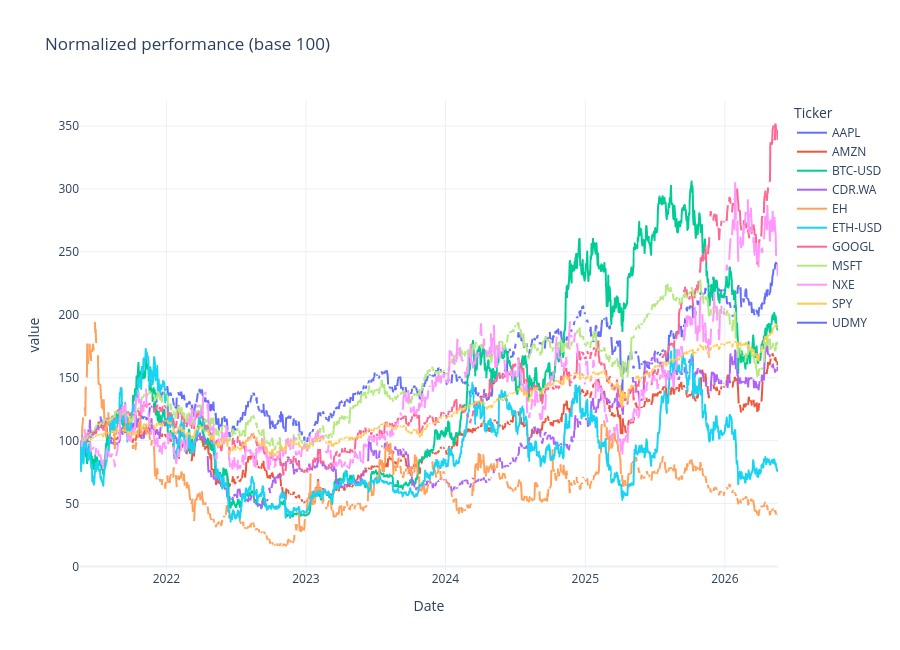

Source (notebook cell):
### Markdown cell above
## 2. Preços normalizados e evolução histórica

### Code cell
daily_prices = []
for ticker, frame in daily_frames.items():
    price_slice = frame[['Date', 'Adj Close']].rename(columns={'Adj Close': ticker}).set_index('Date')
    daily_prices.append(price_slice)

price_df = pd.concat(daily_prices, axis=1).sort_index()
normalized_price_df = price_df.divide(price_df.iloc[0]).mul(100)

fig = px.line(
    normalized_price_df.reset_index(),
    x='Date',
    y=normalized_price_df.columns,
    title='Normalized performance (base 100)',
)
fig.update_layout(height=650, template='plotly_white', legend_title='Ticker')
fig.show()

### Figure 1 — Plotly figure (JSON) as saved in the notebook; plotly's stock layout.template omitted (floating-point values rounded to 4 significant figures; data arrays with more than 128 entries replaced by an {"elided": "..."} marker saying what was removed)
{"data": [{"hovertemplate": "variable=AAPL<br>Date=%{x}<br>value=%{y}<extra></extra>", "legendgroup": "AAPL", "line": {"color": "#636efa", "dash": "solid"}, "marker": {"symbol": "circle"}, "mode": "lines", "name": "AAPL", "showlegend": true, "type": "scattergl", "x": {"elided": "1827 str values"}, "xaxis": "x", "y": {"elided": "1827 float values"}, "yaxis": "y"}, {"hovertemplate": "variable=AMZN<br>Date=%{x}<br>value=%{y}<extra></extra>", "legendgroup": "AMZN", "line": {"color": "#EF553B", "dash": "solid"}, "marker": {"symbol": "circle"}, "mode": "lines", "name": "AMZN", "showlegend": true, "type": "scattergl", "x": {"elided": "1827 str values"}, "xaxis": "x", "y": {"elided": "1827 float values"}, "yaxis": "y"}, {"hovertemplate": "variable=BTC-USD<br>Date=%{x}<br>value=%{y}<extra></extra>", "legendgroup": "BTC-USD", "line": {"color": "#00cc96", "dash": "solid"}, "marker": {"symbol": "circle"}, "mode": "lines", "name": "BTC-USD", "showlegend": true, "type": "scattergl", "x": {"elided": "1827 str values"}, "xaxis": "x", "y": {"elided": "1827 float values"}, "yaxis": "y"}, {"hovertemplate": "variable=CDR.WA<br>Date=%{x}<br>value=%{y}<extra></extra>", "legendgroup": "CDR.WA", "line": {"color": "#ab63fa", "dash": "solid"}, "marker": {"symbol": "circle"}, "mode": "lines", "name": "CDR.WA", "showlegend": true, "type": "scattergl", "x": {"elided": "1827 str values"}, "xaxis": "x", "y": {"elided": "1827 float values"}, "yaxis": "y"}, {"hovertemplate": "variable=EH<br>Date=%{x}<br>value=%{y}<extra></extra>", "legendgroup": "EH", "line": {"color": "#FFA15A", "dash": "solid"}, "marker": {"symbol": "circle"}, "mode": "lines", "name": "EH", "showlegend": true, "type": "scattergl", "x": {"elided": "1827 str values"}, "xaxis": "x", "y": {"elided": "1827 float values"}, "yaxis": "y"}, {"hovertemplate": "variable=ETH-USD<br>Date=%{x}<br>value=%{y}<extra></extra>", "legendgroup": "ETH-USD", "line": {"color": "#19d3f3", "dash": "solid"}, "marker": {"symbol": "circle"}, "mode": "lines", "name": "ETH-USD", "showlegend": true, "type": "scattergl", "x": {"elided": "1827 str values"}, "xaxis": "x", "y": {"elided": "1827 float values"}, "yaxis": "y"}, {"hovertemplate": "variable=GOOGL<br>Date=%{x}<br>value=%{y}<extra></extra>", "legendgroup": "GOOGL", "line": {"color": "#FF6692", "dash": "solid"}, "marker": {"symbol": "circle"}, "mode": "lines", "name": "GOOGL", "showlegend": true, "type": "scattergl", "x": {"elided": "1827 str values"}, "xaxis": "x", "y": {"elided": "1827 float values"}, "yaxis": "y"}, {"hovertemplate": "variable=MSFT<br>Date=%{x}<br>value=%{y}<extra></extra>", "legendgroup": "MSFT", "line": {"color": "#B6E880", "dash": "solid"}, "marker": {"symbol": "circle"}, "mode": "lines", "name": "MSFT", "showlegend": true, "type": "scattergl", "x": {"elided": "1827 str values"}, "xaxis": "x", "y": {"elided": "1827 float values"}, "yaxis": "y"}, {"hovertemplate": "variable=NXE<br>Date=%{x}<br>value=%{y}<extra></extra>", "legendgroup": "NXE", "line": {"color": "#FF97FF", "dash": "solid"}, "marker": {"symbol": "circle"}, "mode": "lines", "name": "NXE", "showlegend": true, "type": "scattergl", "x": {"elided": "1827 str values"}, "xaxis": "x", "y": {"elided": "1827 float values"}, "yaxis": "y"}, {"hovertemplate": "variable=SPY<br>Date=%{x}<br>value=%{y}<extra></extra>", "legendgroup": "SPY", "line": {"color": "#FECB52", "dash": "solid"}, "marker": {"symbol": "circle"}, "mode": "lines", "name": "SPY", "showlegend": true, "type": "scattergl", "x": {"elided": "1827 str values"}, "xaxis": "x", "y": {"elided": "1827 float values"}, "yaxis": "y"}, {"hovertemplate": "variable=UDMY<br>Date=%{x}<br>value=%{y}<extra></extra>", "legendgroup": "UDMY", "line": {"color": "#636efa", "dash": "solid"}, "marker": {"symbol": "circle"}, "mode": "lines", "name": "UDMY", "showlegend": true, "type": "scattergl", "x": {"elided": "1827 str values"}, "xaxis": "x", "y": {"elided": "1827 float values"}, "yaxis": "y"}], "layout": {"height": 650, "legend": {"title": {"text": "Ticker"}, "tracegroupgap": 0}, "title": {"text": "Normalized performance (base 100)"}, "xaxis": {"anchor": "y", "domain": [0, 1], "title": {"text": "Date"}}, "yaxis": {"anchor": "x", "domain": [0, 1], "title": {"text": "value"}}}}
